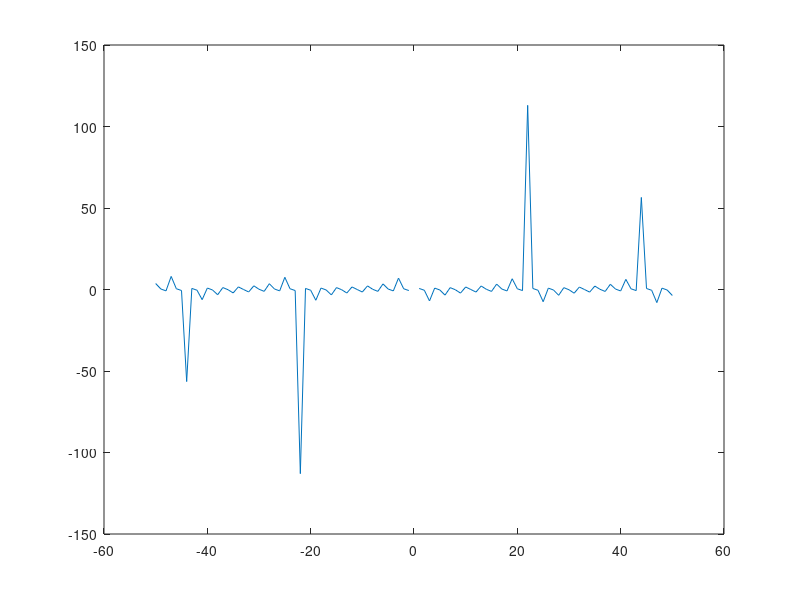

The MATLAB script that drew this image:
%Octave Scrpt
% Title         :Funciones trscendentes
% Author        :Maria Guadalupe Martinez Santiago  
%Date           :202123638
%Version        :1
%Usage          :octave>/phat/Funcion16
%Notes          :Requiere aplicacion de octave para la ejecucion y graficacion 

disp('BIYECTIVA')
%Dominio de funcion
x=-50:1:50;
%Funcion
fx=cot(x);
%Plotear funcion
plot(x,fx);